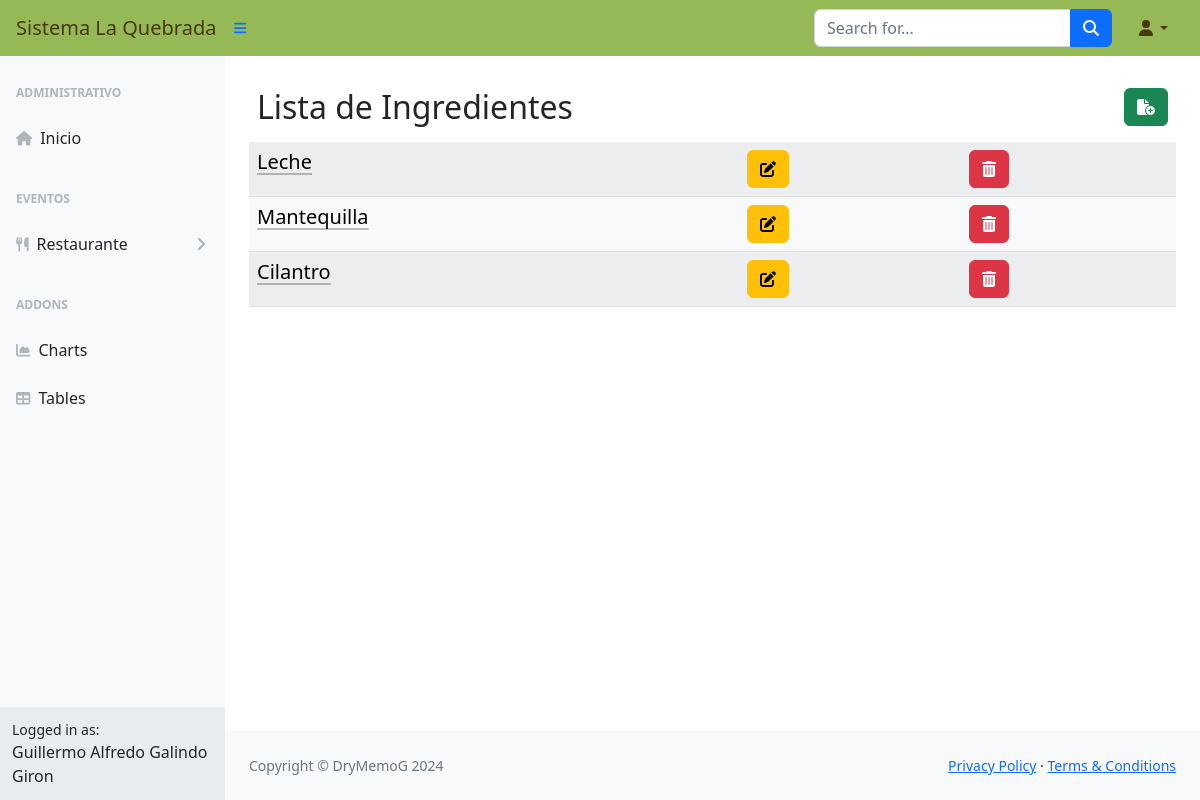
The page /gper/ingrediente/ (signed in) on the database as committed earlier.
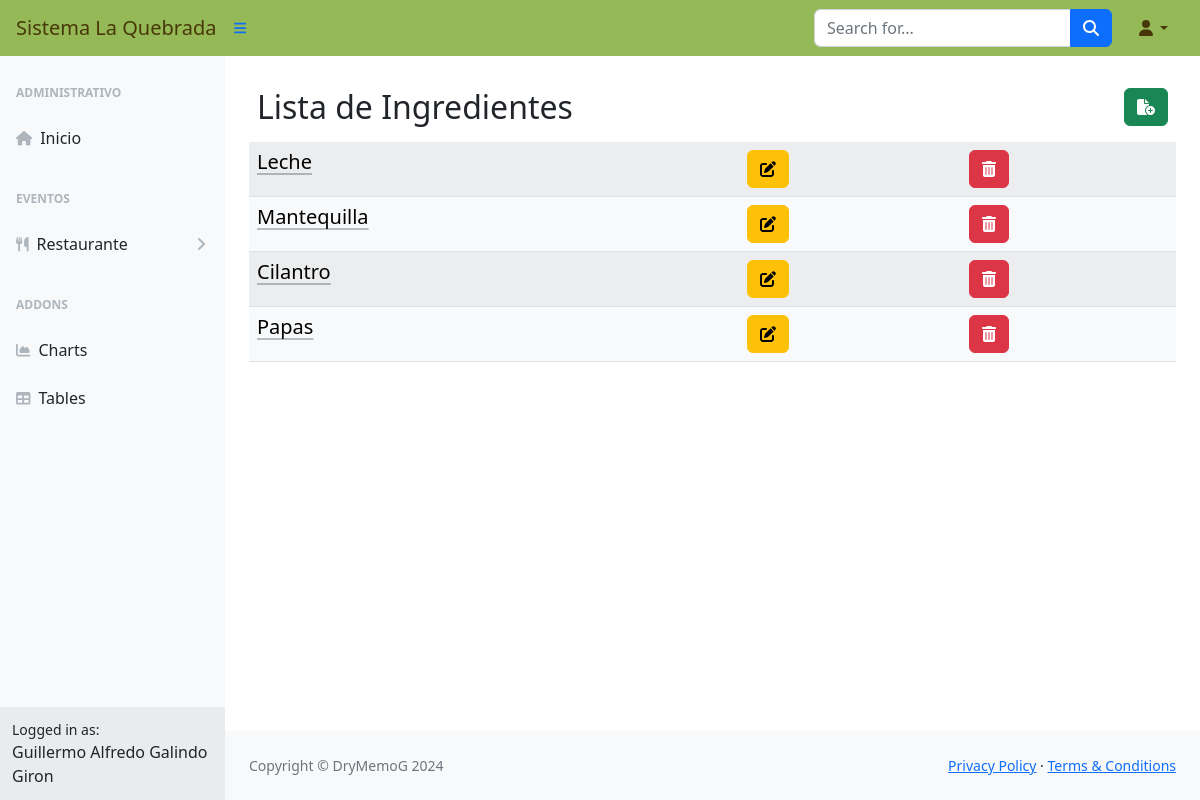
The same page on the database as committed later.
### gper/models.py (models this page shows, shortened)
class Ingrediente(models.Model):
    idIngrediente = models.AutoField(primary_key=True)
    nombre = models.CharField(max_length=255)
    unidadCompra = models.IntegerField()
    idUnidadMedida = models.ForeignKey(UnidadMedida, on_delete=models.CASCADE)
    precioUnidadCompra = models.DecimalField(max_digits=10, decimal_places=2, blank=False, null=False)
    especificaciones = models.TextField(blank=True, null=True)
    existencias = models.IntegerField()

### gper/views.py (the view)
# urls.py: path('ingrediente/', views.IngredienteListView.as_view(), name="IngredienteList"),
class IngredienteListView(LoginRequiredMixin, ListView):
    model = Ingrediente
    template_name = 'Ingredientes/Ingredientes.html'

### gestoreventos/gper/templates/Ingredientes/Ingredientes.html (shortened to what this page needs)
{% extends 'base_generic.html' %}
{% block content %}
<div class="container-sm">
    <br>
    <div class="d-flex p-2">
        <div class="d-flex justify-content-start flex-grow-1">
            <h2>Lista de Ingredientes</h2>
        </div>
        <div class="d-flex justify-content-end">
            <a href="{% url 'IngredienteNew' %}"><button type="button" class="btn btn-success"><i class="fas fa-file-circle-plus"></i></button> </a>
        </div>
    </div>
    <div class="table-responsive-sm">
        <table class="table table-light table-striped table-hover">
            {% for unidad in object_list %}
            <tr>
                <td><a class="link-body-emphasis link-offset-2 link-underline-opacity-25 link-underline-opacity-75-hover" href="#" data-bs-toggle="modal" data-bs-target="#miModal" data-url="{% url 'IngredienteDetail' unidad.idIngrediente %}"><h5>{{ unidad.nombre}}</h5> </a> </td>
                <td><a href="{% url 'IngredienteEdit' unidad.idIngrediente %}"><button type="button" class="btn btn-warning"><i class="fas fa-pen-to-square"></i></button></a></td>
                <td><a href="{% url 'IngredienteDelete' unidad.idIngrediente %}"><button type="button" class="btn btn-danger"><i class="fas fa-trash-can"></i></button></a></td>
            </tr>
            {% empty %}
            <tr>
                <td>No hay ingredientes disponibles.</td>
            </tr>
            {% endfor %}
        </table>
    </div>
</div>
{% endblock %}

Rows that differ between the two databases and show on the page:
added Ingrediente: nombre "Papas"
